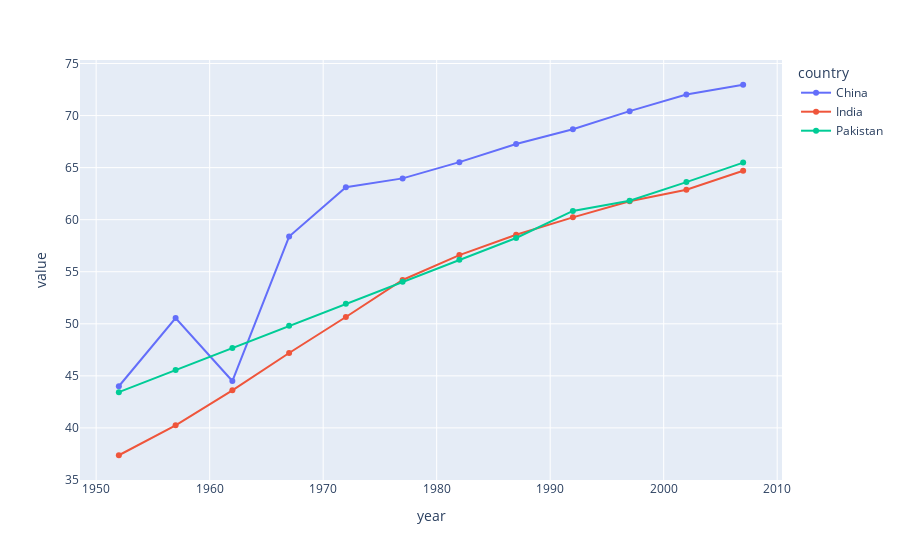

The code cell stored with this chart in its notebook:
### Code cell
px.line(temp_df, x=temp_df.index, y=temp_df.columns, markers=True)

### Figure 1 — Plotly figure (JSON) as saved in the notebook; plotly's stock layout.template omitted (floating-point values rounded to 4 significant figures)
{"data": [{"hovertemplate": "country=China<br>year=%{x}<br>value=%{y}<extra></extra>", "legendgroup": "China", "line": {"color": "#636efa", "dash": "solid"}, "marker": {"symbol": "circle"}, "mode": "lines+markers", "name": "China", "orientation": "v", "showlegend": true, "type": "scatter", "x": [1952, 1957, 1962, 1967, 1972, 1977, 1982, 1987, 1992, 1997, 2002, 2007], "xaxis": "x", "y": [44.0, 50.55, 44.5, 58.38, 63.12, 63.97, 65.53, 67.27, 68.69, 70.43, 72.03, 72.96], "yaxis": "y"}, {"hovertemplate": "country=India<br>year=%{x}<br>value=%{y}<extra></extra>", "legendgroup": "India", "line": {"color": "#EF553B", "dash": "solid"}, "marker": {"symbol": "circle"}, "mode": "lines+markers", "name": "India", "orientation": "v", "showlegend": true, "type": "scatter", "x": [1952, 1957, 1962, 1967, 1972, 1977, 1982, 1987, 1992, 1997, 2002, 2007], "xaxis": "x", "y": [37.37, 40.25, 43.6, 47.19, 50.65, 54.21, 56.6, 58.55, 60.22, 61.77, 62.88, 64.7], "yaxis": "y"}, {"hovertemplate": "country=Pakistan<br>year=%{x}<br>value=%{y}<extra></extra>", "legendgroup": "Pakistan", "line": {"color": "#00cc96", "dash": "solid"}, "marker": {"symbol": "circle"}, "mode": "lines+markers", "name": "Pakistan", "orientation": "v", "showlegend": true, "type": "scatter", "x": [1952, 1957, 1962, 1967, 1972, 1977, 1982, 1987, 1992, 1997, 2002, 2007], "xaxis": "x", "y": [43.44, 45.56, 47.67, 49.8, 51.93, 54.04, 56.16, 58.24, 60.84, 61.82, 63.61, 65.48], "yaxis": "y"}], "layout": {"legend": {"title": {"text": "country"}, "tracegroupgap": 0}, "margin": {"t": 60}, "xaxis": {"anchor": "y", "domain": [0, 1], "title": {"text": "year"}}, "yaxis": {"anchor": "x", "domain": [0, 1], "title": {"text": "value"}}}}
